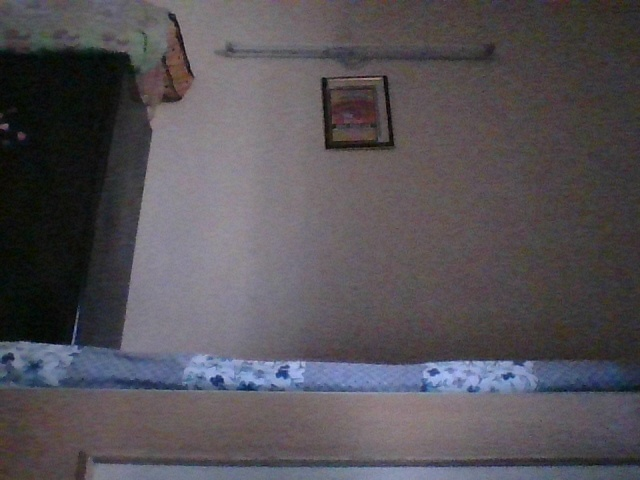
#> input picture cloak/image.jpg, 640 x 480 px
$ python invisiblecloak.py
#> lines starting #> are read from the running program, lines starting #| are printed output that depends on the picture; after the words box and inside, x2 and y2 are one past the last pixel; in counts of white or black regions, pixels touching at a corner belong together
import cv2
import numpy as np

cap=cv2.VideoCapture(0)
back=cv2.imread('image.jpg')
#> back is the input picture: shape (480, 640, 3); mean B, G, R 87, 81.8, 85.8

while cap.isOpened():
    #take each frame
    ret, frame=cap.read()
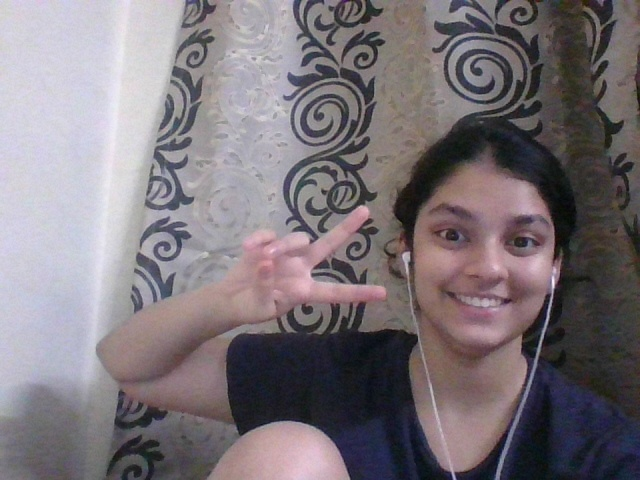
#> input picture cloak/image1.jpg, 640 x 480 px, given in place of the camera
#> frame is the input picture: shape (480, 640, 3); mean B, G, R 121.1, 115.7, 123.4

    if ret==True:
        hsv=cv2.cvtColor(frame, cv2.COLOR_BGR2HSV)
#> hsv: shape (480, 640, 3); mean H, S, V 102.6, 37.6, 128.7
        #cv2.imshow("HSV", hsv)
        red=np.uint8([[[0,0,255]]])
        hsv_red=cv2.cvtColor(red, cv2.COLOR_BGR2HSV)    #hsv value for red colour
        #print(hsv_red)
        l_red= np.array([0,100,100])
        u_red= np.array([10,255,255])
        #masking
        mask=cv2.inRange(hsv, l_red, u_red)
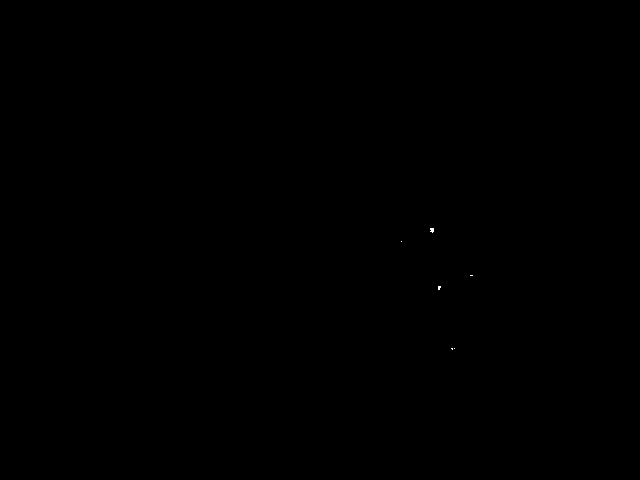
#> mask: shape (480, 640); 0.01% white in thin lines or dots, all inside (x1, y1, x2, y2) = (401, 228, 473, 350)
        #cv2.imshow("mask", mask)
        #all red things
        part1 = cv2.bitwise_and(back, back, mask=mask)
        #cv2.imshow("part1", part1)

        mask=cv2.bitwise_not(mask)
        #all things not red

        part2=cv2.bitwise_and(frame, frame, mask=mask)
        #cv2.imshow("mask", part2)
        cv2.imshow("cloak", part1+part2)
        if cv2.waitKey(5)==ord("q"):

#> (key q is pressed here)
            break
cap.release()
cv2.destroyAllWindows()
